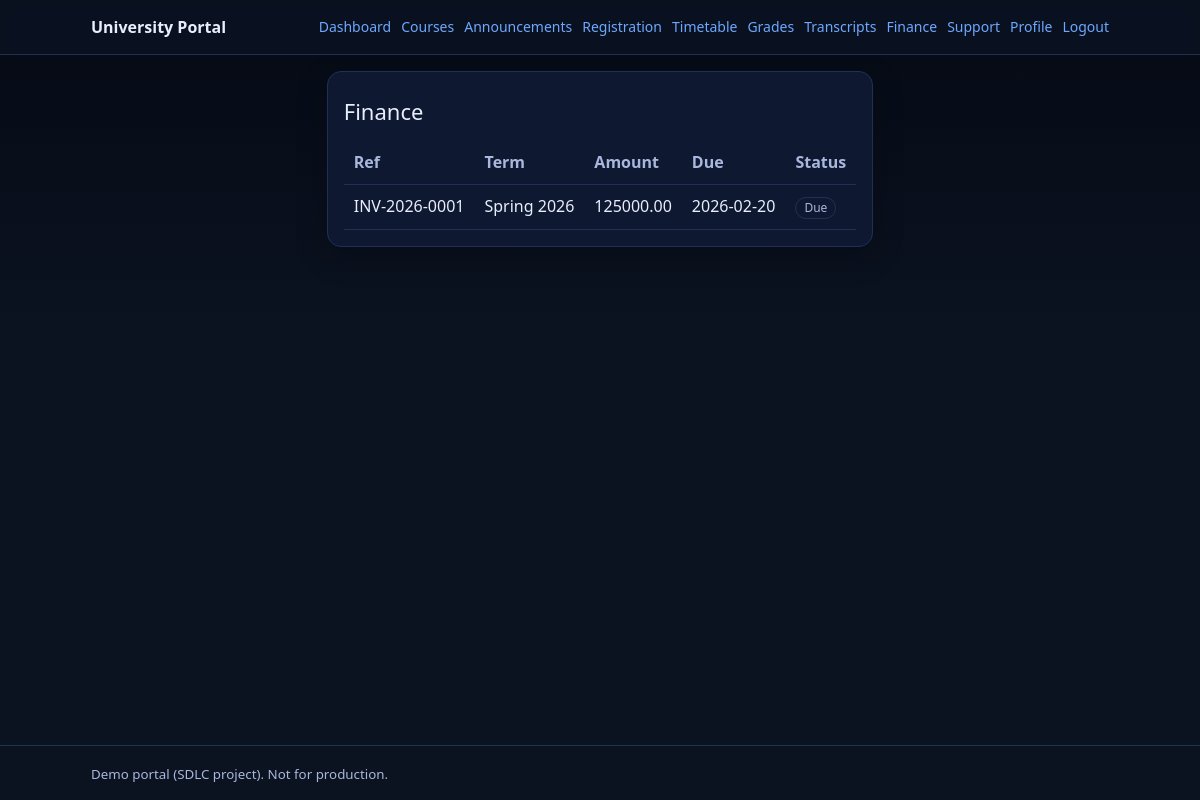
Screenshot of /finance/ (signed in) with the database file from the repository.
### portal/models.py (models this page shows, shortened)
class FeeInvoice(models.Model):
	class Status(models.TextChoices):
		DUE = "due", "Due"
		PAID = "paid", "Paid"
		OVERDUE = "overdue", "Overdue"
	student = models.ForeignKey(settings.AUTH_USER_MODEL, on_delete=models.PROTECT)
	term = models.ForeignKey(Term, on_delete=models.PROTECT)
	reference_no = models.CharField(max_length=64, unique=True)
	amount = models.DecimalField(max_digits=10, decimal_places=2)
	due_date = models.DateField()
	status = models.CharField(max_length=16, choices=Status.choices, default=Status.DUE)

class Term(models.Model):
	name = models.CharField(max_length=64, unique=True)
	start_date = models.DateField()
	end_date = models.DateField()
	is_active = models.BooleanField(default=False)
	registration_start = models.DateTimeField(null=True, blank=True)
	registration_end = models.DateTimeField(null=True, blank=True)

### portal/views.py (the view)
# urls.py: path("finance/", views.finance, name="finance"),
@login_required
def finance(request: HttpRequest) -> HttpResponse:
	_require_role(request, "STUDENT", "ALUMNI", "FINANCE")
	if is_in_role(request.user, "FINANCE") or request.user.is_superuser:
		student_id = request.GET.get("student_id")
		invoices = FeeInvoice.objects.select_related("term", "student").order_by("-due_date")
		if student_id:
			invoices = invoices.filter(student_id=student_id)
		return render(request, "portal/finance_staff.html", {"invoices": invoices})
	invoices = FeeInvoice.objects.select_related("term").filter(student=request.user).order_by("-due_date")
	return render(request, "portal/finance.html", {"invoices": invoices})

### portal/context_processors.py (called while the page is built)
def portal_nav(request):
    user = request.user
    return {
        "nav": {
            "is_student": user_in_any_group(user, [ROLE_STUDENT]),
            "is_faculty": user_in_any_group(user, [ROLE_FACULTY]),
            "is_registrar": user_in_any_group(user, [ROLE_REGISTRAR, ROLE_IT_ADMIN]),
            "is_finance": user_in_any_group(user, [ROLE_FINANCE, ROLE_IT_ADMIN]),
            "is_alumni": user_in_any_group(user, [ROLE_ALUMNI]),
            "is_admin": user.is_authenticated and (user.is_superuser or user_in_any_group(user, [ROLE_IT_ADMIN])),
        }
    }

### portal/roles.py (called while the page is built)
def user_in_any_group(user: User, group_names: Iterable[str]) -> bool:
    if not user.is_authenticated:
        return False
    if user.is_superuser:
        return True
    return user.groups.filter(name__in=list(group_names)).exists()

def is_in_role(user: User, role_key_or_group_name: str) -> bool:
    groups = ROLE_KEY_GROUPS.get(role_key_or_group_name)
    if groups is None:
        groups = [role_key_or_group_name]
    return user_in_any_group(user, groups)

### portal/views.py (called while the page is built)
def _require_role(request: HttpRequest, *roles: str) -> None:
	if request.user.is_superuser:
		return
	if any(is_in_role(request.user, r) for r in roles):
		return
	raise PermissionDenied()

### templates/portal/finance.html (shortened to what this page needs)
{% extends 'portal/base.html' %}
{% block content %}
<div class="card">
    <div class="h1">Finance</div>
    {% if invoices %}
    <table class="table">
        <thead>
            <tr>
                <th>Ref</th>
                <th>Term</th>
                <th>Amount</th>
                <th>Due</th>
                <th>Status</th>
            </tr>
        </thead>
        <tbody>
            {% for inv in invoices %}
            <tr>
                <td>{{ inv.reference_no }}</td>
                <td>{{ inv.term.name }}</td>
                <td>{{ inv.amount }}</td>
                <td>{{ inv.due_date|date:'Y-m-d' }}</td>
                <td><span class="badge">{{ inv.get_status_display }}</span></td>
            </tr>
            {% endfor %}
        </tbody>
    </table>
    {% else %}
    <p class="h2">No invoices found.</p>
    {% endif %}
</div>
{% endblock %}

### static/portal.css (style rules this page uses)
:root { --bg: #0b1220; --card: #0f1a33; --text: #e8eefc; --muted: #a9b7dd; --brand: #6ea8fe; --border: #203054; --good: #2fbf71; --warn: #f59f00; --bad: #fa5252; }
* { box-sizing: border-box }
html, body { height: 100%; }
body { margin: 0; font-family: system-ui, -apple-system, Segoe UI, Roboto, Helvetica, Arial; line-height: 1.4; background: linear-gradient(180deg, #050a14, #0b1220 40%, #0b1220); color: var(--text); min-height: 100vh; display: flex; flex-direction: column; }
.card { background: rgba(15, 26, 51, .9); border: 1px solid var(--border); border-radius: 14px; padding: 16px; box-shadow: 0 10px 30px rgba(0, 0, 0, .25) }
.h1 { font-size: 22px; margin: 8px 0 14px 0 }
.table { width: 100%; border-collapse: collapse }
.table th, .table td { padding: 10px; border-bottom: 1px solid var(--border); vertical-align: top }
.table th { color: var(--muted); text-align: left; font-weight: 600 }
.badge { display: inline-block; padding: 2px 8px; border-radius: 999px; border: 1px solid var(--border); color: var(--muted); font-size: 12px }

### rows the page displays
FeeInvoice: reference_no "INV-2026-0001", term.name "Spring 2026", amount "125000.00", due_date "2026-02-20", status "Due"
